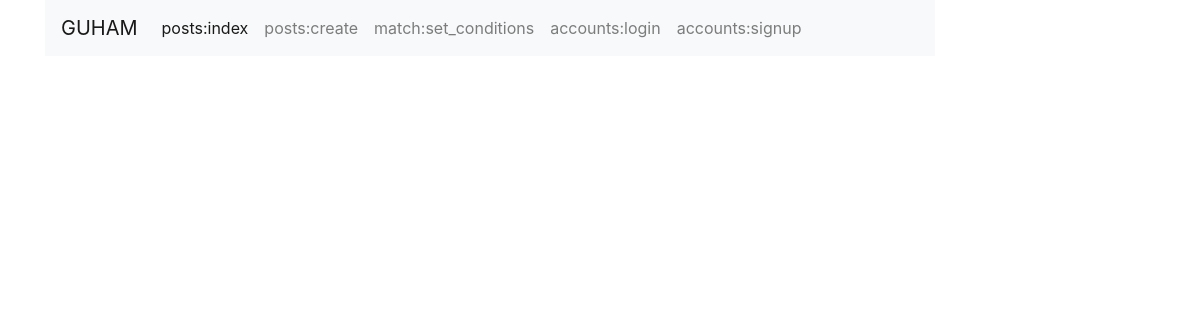
/posts/, run on an earlier commit of the app's database.
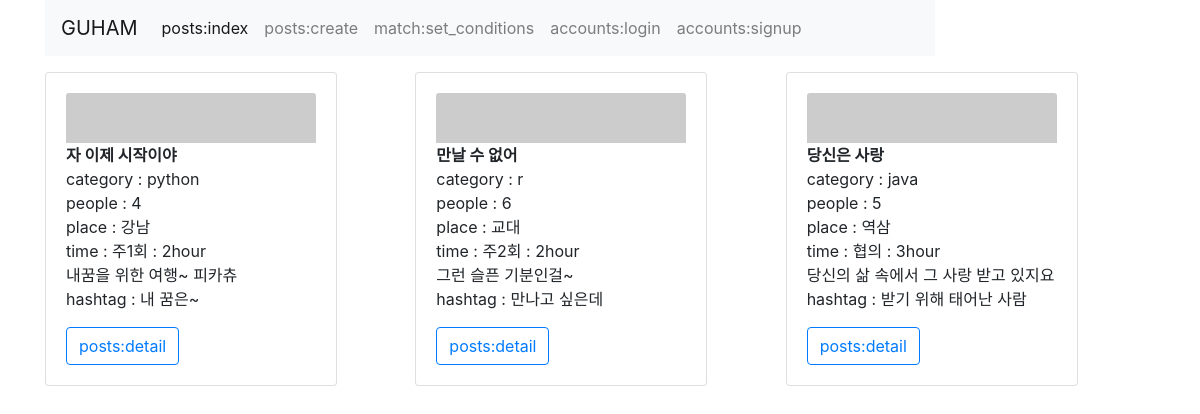
And on a later commit of the database.
### posts/models.py (models this page shows)
class Post(models.Model):
    title = models.CharField(max_length=50)
    study_category = models.CharField(max_length=10, choices=STUDY_CATEGORY)
    number_people = models.IntegerField()
    study_place = models.CharField(max_length=10, choices=STUDY_PLACE)
    study_day = models.CharField(max_length=10, choices=STUDY_DAY)
    study_time = models.CharField(max_length=10, choices=STUDY_TIME)
    content = models.TextField()
    summary = models.TextField()

### posts/views.py (the view)
# urls.py: path('', views.index, name='index'),  # 전체 글 보기
def index(request):
    posts = Post.objects.all()
    context = {
        'posts': posts
    }
    return render(request, 'posts/index.html', context)

### posts/templates/posts/index.html (shortened to what this page needs)
{% extends 'posts/base.html' %}
{% block body %}
{% for post in posts %}
<div class="container">
    <div class="row">
        {% include 'posts/_post.html' %}
    </div>
</div>
{% endfor %}
{% endblock %}

### posts/templates/posts/base.html (shortened to what this page needs)
<!DOCTYPE html>
<html lang="en">
<head>
    <link rel="stylesheet" href="https://stackpath.bootstrapcdn.com/bootstrap/4.3.1/css/bootstrap.min.css"
>
</head>
<body>
<div class="container">
    <nav class="navbar navbar-expand-lg navbar-light bg-light">
        <a class="navbar-brand" href="{% url 'posts:index' %}">GUHAM</a>
        <div class="collapse navbar-collapse" id="navbarNavAltMarkup">
            <div class="navbar-nav">
                <a class="nav-item nav-link active" href="{% url 'posts:index' %}">posts:index<span class="sr-only">(current)</span></a>
                <a class="nav-item nav-link" href="{% url 'posts:create' %}">posts:create</a>
                <a class="nav-item nav-link" href="{% url 'match:set_conditions' %}">match:set_conditions</a>
                {% if user.is_authenticated %}
                <a class="nav-item nav-link" href="#">current user = <b>{{user}}</b></a>
                <a class="nav-item nav-link" href="{% url 'accounts:logout' %}">accounts:logout</a>
                {% else %}
                <a class="nav-item nav-link" href="{% url 'accounts:login' %}">accounts:login</a>
                <a class="nav-item nav-link" href="{% url 'accounts:signup' %}">accounts:signup</a>
                {% endif %}
            </div>
        </div>
    </nav>
</div>
<div class="container my-3">
    {% block body %}
    {% endblock %}
</div>
</body>
</html>

### posts/templates/posts/_post.html
{% load bootstrap4 %}
<div class="card">
    <div class="card-body">
        <img src="https://picsum.photos/id/{{ post.id }}/250/50" class="card-img-top">
        <p class="card-text"><strong>{{ post.title }}</strong>
            <br> category : {{ post.study_category }}
            <br>people : {{ post.number_people }}
            <br>place : {{ post.study_place }}
            <br>time : {{ post.study_day }} : {{ post.study_time }}
            <br>{{ post.content }}
            <br>hashtag : {{ post.summary }}
        </p>
        <a href="{% url 'posts:detail' post.id %}" class="btn btn-outline-primary">posts:detail</a>
    </div>
</div>

What changed in the data, as far as the page shows it:
added Post: title "자 이제 시작이야", study_category "python", number_people "4", study_place "강남", study_day "주1회", study_time "2hour", content "내꿈을 위한 여행~ 피카츄", summary "내 꿈은~"
added Post: title "만날 수 없어", study_category "r", number_people "6", study_place "교대", study_day "주2회", study_time "2hour", content "그런 슬픈 기분인걸~", summary "만나고 싶은데"
added Post: title "당신은 사랑", study_category "java", number_people "5", study_place "역삼", study_day "협의", study_time "3hour", content "당신의 삶 속에서 그 사랑 받고 있지요", summary "받기 위해 태어난 사람"
